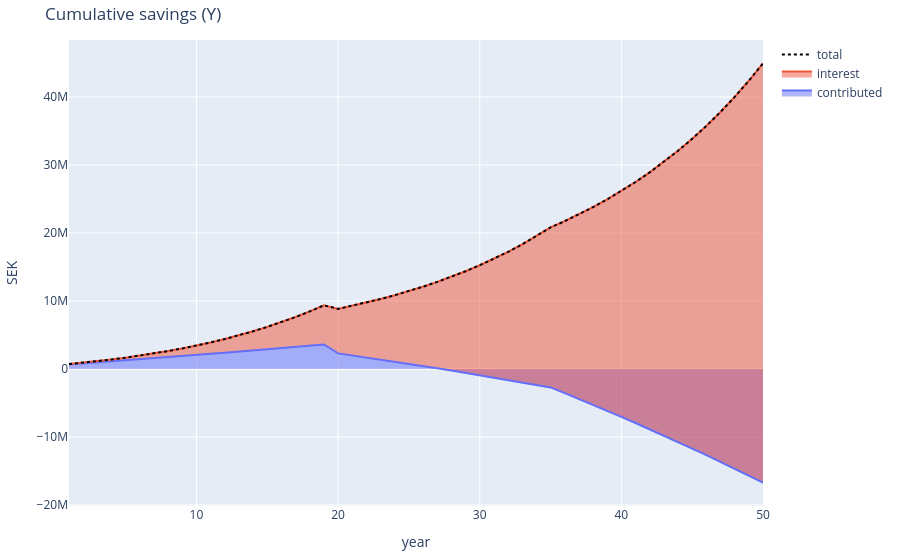

The notebook cell this image was saved under:
### Markdown cell above
# 3. Cumulative savings estimator

### Code cell
BASE = 1.2e5+4e5
ADDITION_GROWTH_RATE = 0.015 # yearly addition increases % per year
YEARLY_RATE = 0.085 # per year

YEAR_PLAN = [
    # saving X / month
    {
        'year': [1, 15], 
        'yearly_addition': 12*12000, 
        'yearly_addition_change': ADDITION_GROWTH_RATE, 
        'yearly_growth_rate': YEARLY_RATE
        }, 
    # saving X / month
    {
        'year': [16, 20], 
        'yearly_addition': 12*14000, 
        'yearly_addition_change': ADDITION_GROWTH_RATE, 
        'yearly_growth_rate': YEARLY_RATE
        }, 
    # lump sum withdrawal
    {
        'year': 20, 
        'yearly_addition': -1.5e6
        },
    # no addition, subtraction only
    {
        'year': [21, 35], 
        'yearly_addition': -12*25000, 
        'yearly_addition_change': ADDITION_GROWTH_RATE, 
        'yearly_growth_rate': YEARLY_RATE
    },
    # # no addition, no subtraction
    # {
    #     'year': [36, 40], 
    #     'yearly_addition': 0, 
    #     'yearly_addition_change': 0, 
    #     'yearly_growth_rate': YEARLY_RATE
    # },
    # no addition, no subtraction
    {
        'year': [36, 50], 
        'yearly_addition': -12*35000*2, 
        'yearly_addition_change': ADDITION_GROWTH_RATE, 
        'yearly_growth_rate': YEARLY_RATE
    },
]

contributed, interest_earned, yearly_addition, total = f_compound(
    base=BASE,
    year_plan=YEAR_PLAN,
    plot=True,
    title='Cumulative savings (Y)'
    )

### Figure 1 — Plotly figure (JSON) as saved in the notebook; plotly's stock layout.template omitted (floating-point values rounded to 4 significant figures)
{"data": [{"hovertemplate": "%{y:,.2~f}<extra></extra>", "name": "contributed", "stackgroup": "one", "type": "scatter", "x": [1, 2, 3, 4, 5, 6, 7, 8, 9, 10, 11, 12, 13, 14, 15, 16, 17, 18, 19, 20, 21, 22, 23, 24, 25, 26, 27, 28, 29, 30, 31, 32, 33, 34, 35, 36, 37, 38, 39, 40, 41, 42, 43, 44, 45, 46, 47, 48, 49, 50], "y": [664000, 810160, 958500.0, 1109000.0, 1262000.0, 1417000.0, 1575000.0, 1734000.0, 1897000.0, 2061000.0, 2228000.0, 2398000.0, 2570000.0, 2745000.0, 2922000.0, 3090000.0, 3261000.0, 3434000.0, 3609000.0, 2288000.0, 1988000.0, 1683000.0, 1374000.0, 1061000.0, 742100.0, 418900.0, 90910.0, -242000.0, -580000.0, -923000.0, -1271000.0, -1625000.0, -1983000.0, -2347000.0, -2717000.0, -3557000.0, -4409000.0, -5275000.0, -6153000.0, -7045000.0, -7950000.0, -8868000.0, -9800000.0, -10750000.0, -11710000.0, -12680000.0, -13670000.0, -14680000.0, -15700000.0, -16730000.0]}, {"hovertemplate": "%{y:,.2~f}<extra></extra>", "name": "interest", "stackgroup": "one", "type": "scatter", "x": [1, 2, 3, 4, 5, 6, 7, 8, 9, 10, 11, 12, 13, 14, 15, 16, 17, 18, 19, 20, 21, 22, 23, 24, 25, 26, 27, 28, 29, 30, 31, 32, 33, 34, 35, 36, 37, 38, 39, 40, 41, 42, 43, 44, 45, 46, 47, 48, 49, 50], "y": [44200, 104397, 182100.0, 279100.0, 397100.0, 538100.0, 704300.0, 898000.0, 1122000.0, 1378000.0, 1671000.0, 2002000.0, 2376000.0, 2796000.0, 3267000.0, 3794000.0, 4379000.0, 5028000.0, 5747000.0, 6543000.0, 7293000.0, 8082000.0, 8912000.0, 9787000.0, 10710000.0, 11680000.0, 12710000.0, 13800000.0, 14950000.0, 16170000.0, 17470000.0, 18850000.0, 20310000.0, 21870000.0, 23530000.0, 25290000.0, 27140000.0, 29070000.0, 31100000.0, 33220000.0, 35440000.0, 37780000.0, 40240000.0, 42820000.0, 45550000.0, 48430000.0, 51470000.0, 54680000.0, 58080000.0, 61680000.0]}, {"hovertemplate": "%{y:,.2~f}<extra></extra>", "line": {"color": "black", "dash": "dot"}, "name": "total", "type": "scatter", "x": [1, 2, 3, 4, 5, 6, 7, 8, 9, 10, 11, 12, 13, 14, 15, 16, 17, 18, 19, 20, 21, 22, 23, 24, 25, 26, 27, 28, 29, 30, 31, 32, 33, 34, 35, 36, 37, 38, 39, 40, 41, 42, 43, 44, 45, 46, 47, 48, 49, 50], "y": [708200, 914557, 1141000.0, 1388000.0, 1659000.0, 1955000.0, 2279000.0, 2632000.0, 3018000.0, 3439000.0, 3899000.0, 4400000.0, 4946000.0, 5541000.0, 6190000.0, 6884000.0, 7639000.0, 8462000.0, 9357000.0, 8831000.0, 9281000.0, 9765000.0, 10290000.0, 10850000.0, 11450000.0, 12100000.0, 12800000.0, 13560000.0, 14370000.0, 15250000.0, 16200000.0, 17220000.0, 18330000.0, 19520000.0, 20810000.0, 21740000.0, 22730000.0, 23800000.0, 24940000.0, 26170000.0, 27490000.0, 28910000.0, 30440000.0, 32080000.0, 33840000.0, 35750000.0, 37790000.0, 40000000.0, 42380000.0, 44950000.0]}], "layout": {"hovermode": "x unified", "margin": {"b": 50, "l": 60, "r": 20, "t": 40}, "title": {"text": "Cumulative savings (Y)"}, "xaxis": {"title": {"text": "year"}}, "yaxis": {"title": {"text": "SEK"}}}}
